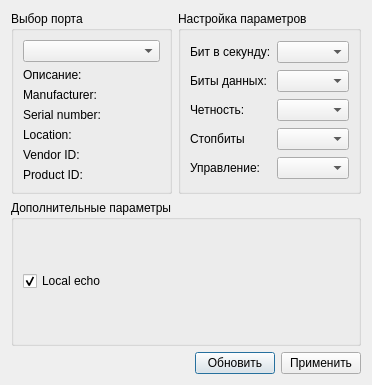
<?xml version="1.0" encoding="UTF-8"?>
<ui version="4.0">
 <class>SettingsDialog</class>
 <widget class="QDialog" name="SettingsDialog">
  <property name="geometry">
   <rect>
    <x>0</x>
    <y>0</y>
    <width>372</width>
    <height>385</height>
   </rect>
  </property>
  <property name="maximumSize">
   <size>
    <width>16777215</width>
    <height>385</height>
   </size>
  </property>
  <property name="baseSize">
   <size>
    <width>0</width>
    <height>385</height>
   </size>
  </property>
  <property name="windowTitle">
   <string>Settings</string>
  </property>
  <layout class="QGridLayout" name="gridLayout_3">
   <item row="0" column="1">
    <widget class="QGroupBox" name="parametersBox">
     <property name="title">
      <string>Настройка параметров</string>
     </property>
     <layout class="QGridLayout" name="gridLayout_2">
      <item row="0" column="0">
       <widget class="QLabel" name="baudRateLabel">
        <property name="text">
         <string>Бит в секунду:</string>
        </property>
       </widget>
      </item>
      <item row="0" column="1">
       <widget class="QComboBox" name="baudRateBox"/>
      </item>
      <item row="1" column="0">
       <widget class="QLabel" name="dataBitsLabel">
        <property name="text">
         <string>Биты данных:</string>
        </property>
       </widget>
      </item>
      <item row="1" column="1">
       <widget class="QComboBox" name="dataBitsBox"/>
      </item>
      <item row="2" column="0">
       <widget class="QLabel" name="parityLabel">
        <property name="text">
         <string>Четность:</string>
        </property>
       </widget>
      </item>
      <item row="2" column="1">
       <widget class="QComboBox" name="parityBox"/>
      </item>
      <item row="3" column="0">
       <widget class="QLabel" name="stopBitsLabel">
        <property name="text">
         <string>Стопбиты</string>
        </property>
       </widget>
      </item>
      <item row="3" column="1">
       <widget class="QComboBox" name="stopBitsBox"/>
      </item>
      <item row="4" column="0">
       <widget class="QLabel" name="flowControlLabel">
        <property name="text">
         <string>Управление:</string>
        </property>
       </widget>
      </item>
      <item row="4" column="1">
       <widget class="QComboBox" name="flowControlBox"/>
      </item>
     </layout>
    </widget>
   </item>
   <item row="0" column="0">
    <widget class="QGroupBox" name="selectBox">
     <property name="title">
      <string>Выбор порта</string>
     </property>
     <layout class="QGridLayout" name="gridLayout">
      <item row="0" column="0">
       <widget class="QComboBox" name="serialPortInfoListBox"/>
      </item>
      <item row="1" column="0">
       <widget class="QLabel" name="descriptionLabel">
        <property name="text">
         <string>Описание:</string>
        </property>
       </widget>
      </item>
      <item row="2" column="0">
       <widget class="QLabel" name="manufacturerLabel">
        <property name="text">
         <string>Manufacturer:</string>
        </property>
       </widget>
      </item>
      <item row="3" column="0">
       <widget class="QLabel" name="serialNumberLabel">
        <property name="text">
         <string>Serial number:</string>
        </property>
       </widget>
      </item>
      <item row="4" column="0">
       <widget class="QLabel" name="locationLabel">
        <property name="text">
         <string>Location:</string>
        </property>
       </widget>
      </item>
      <item row="5" column="0">
       <widget class="QLabel" name="vidLabel">
        <property name="text">
         <string>Vendor ID:</string>
        </property>
       </widget>
      </item>
      <item row="6" column="0">
       <widget class="QLabel" name="pidLabel">
        <property name="text">
         <string>Product ID:</string>
        </property>
       </widget>
      </item>
     </layout>
    </widget>
   </item>
   <item row="2" column="0" colspan="2">
    <layout class="QHBoxLayout" name="horizontalLayout">
     <item>
      <spacer name="horizontalSpacer">
       <property name="orientation">
        <enum>Qt::Horizontal</enum>
       </property>
       <property name="sizeHint" stdset="0">
        <size>
         <width>96</width>
         <height>20</height>
        </size>
       </property>
      </spacer>
     </item>
     <item>
      <widget class="QPushButton" name="bt_refresh">
       <property name="text">
        <string>Обновить</string>
       </property>
      </widget>
     </item>
     <item>
      <widget class="QPushButton" name="applyButton">
       <property name="text">
        <string>Применить</string>
       </property>
      </widget>
     </item>
    </layout>
   </item>
   <item row="1" column="0" colspan="2">
    <widget class="QGroupBox" name="additionalOptionsGroupBox">
     <property name="title">
      <string>Дополнительные параметры</string>
     </property>
     <layout class="QVBoxLayout" name="verticalLayout">
      <item>
       <widget class="QCheckBox" name="localEchoCheckBox">
        <property name="text">
         <string>Local echo</string>
        </property>
        <property name="checked">
         <bool>true</bool>
        </property>
       </widget>
      </item>
     </layout>
    </widget>
   </item>
  </layout>
 </widget>
 <resources/>
 <connections/>
</ui>
